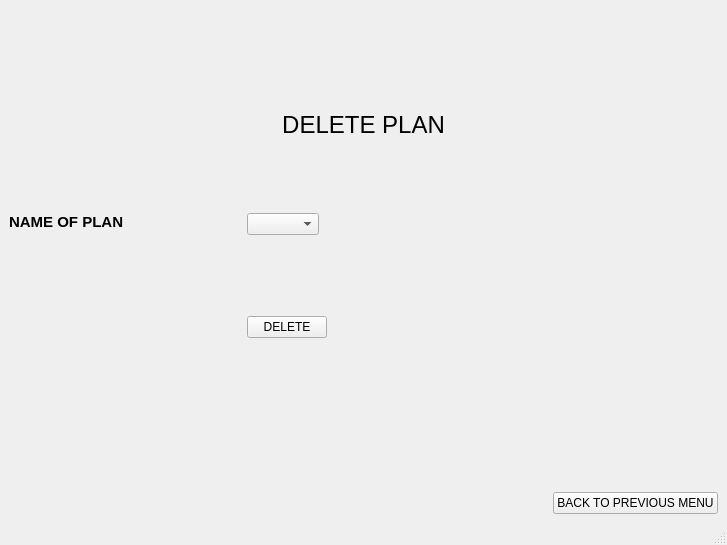
<?xml version="1.0" encoding="UTF-8"?>
<ui version="4.0">
 <class>MainWindow</class>
 <widget class="QMainWindow" name="MainWindow">
  <property name="geometry">
   <rect>
    <x>0</x>
    <y>0</y>
    <width>727</width>
    <height>545</height>
   </rect>
  </property>
  <property name="windowTitle">
   <string>MainWindow</string>
  </property>
  <widget class="QWidget" name="centralwidget">
   <layout class="QGridLayout" name="gridLayout">
    <item row="1" column="0" colspan="3" alignment="Qt::AlignHCenter|Qt::AlignTop">
     <widget class="QLabel" name="label_2">
      <property name="text">
       <string>&lt;html&gt;&lt;head/&gt;&lt;body&gt;&lt;p align=&quot;center&quot;&gt;&lt;span style=&quot; font-size:18pt;&quot;&gt;DELETE PLAN&lt;/span&gt;&lt;/p&gt;&lt;/body&gt;&lt;/html&gt;</string>
      </property>
     </widget>
    </item>
    <item row="2" column="1" alignment="Qt::AlignLeft|Qt::AlignTop">
     <widget class="QComboBox" name="comboBox"/>
    </item>
    <item row="3" column="1" alignment="Qt::AlignLeft|Qt::AlignTop">
     <widget class="QPushButton" name="pushButton">
      <property name="text">
       <string>DELETE</string>
      </property>
     </widget>
    </item>
    <item row="4" column="2" alignment="Qt::AlignRight|Qt::AlignBottom">
     <widget class="QPushButton" name="pushButton_2">
      <property name="text">
       <string>BACK TO PREVIOUS MENU</string>
      </property>
     </widget>
    </item>
    <item row="0" column="1">
     <widget class="QLabel" name="label">
      <property name="text">
       <string/>
      </property>
      <property name="pixmap">
       <pixmap>2.jpg</pixmap>
      </property>
      <property name="scaledContents">
       <bool>true</bool>
      </property>
     </widget>
    </item>
    <item row="2" column="0" alignment="Qt::AlignLeft|Qt::AlignTop">
     <widget class="QLabel" name="label_3">
      <property name="text">
       <string>&lt;html&gt;&lt;head/&gt;&lt;body&gt;&lt;p&gt;&lt;span style=&quot; font-size:11pt; font-weight:600;&quot;&gt;NAME OF PLAN&lt;/span&gt;&lt;/p&gt;&lt;/body&gt;&lt;/html&gt;</string>
      </property>
     </widget>
    </item>
   </layout>
  </widget>
  <widget class="QStatusBar" name="statusbar"/>
 </widget>
 <resources/>
 <connections/>
</ui>
